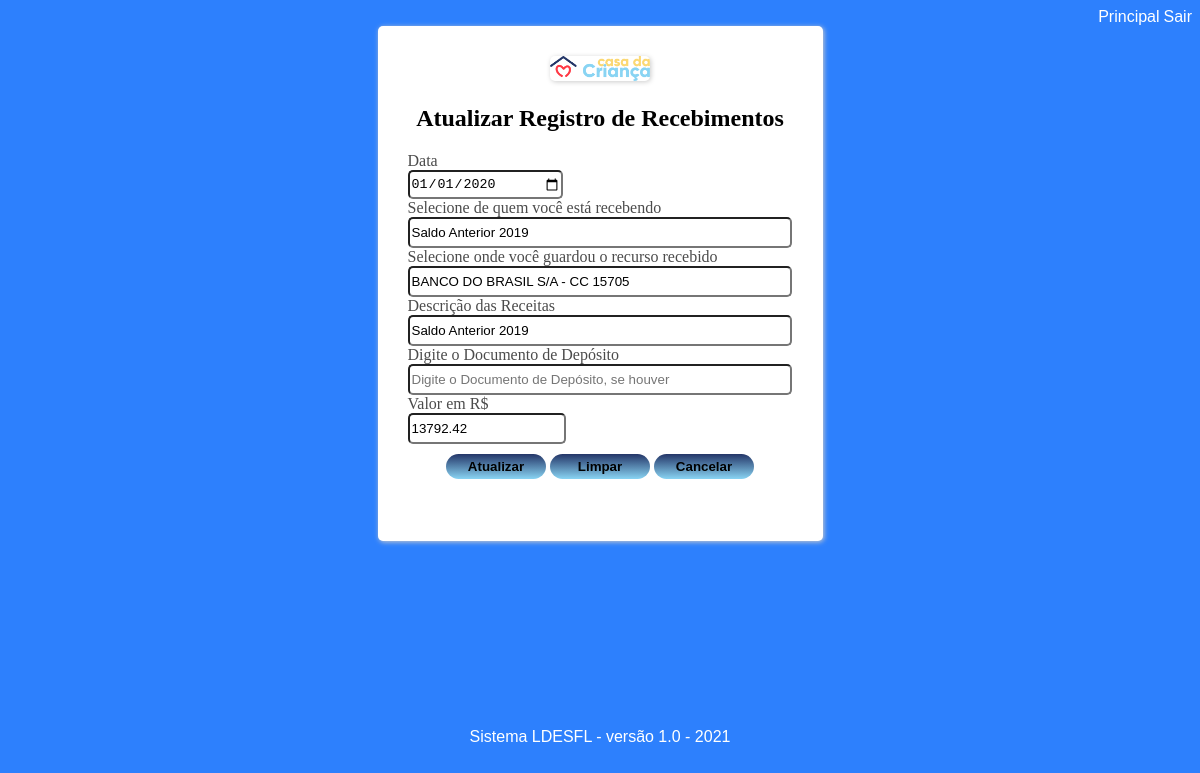
Page /atualizar2/1 (signed in) on the committed database.
### models.py (models this page shows)
class Dados2(UserMixin, db.Model):  # tabela recebimentos
    id = db.Column(db.Integer, primary_key=True, autoincrement=True)
    data = db.Column(db.String)
    conta_devedora = db.Column(db.String)
    conta_credora = db.Column(db.String)
    historico = db.Column(db.String)
    doc_deposito = db.Column(db.String)
    valor = db.Column(db.String)

### main.py (the view, shortened to what this page needs)
@main.route("/atualizar2/<int:id>", methods=['GET', 'POST'])
@login_required
def atualizar2(id):
    dados2 = Dados2.query.filter_by(id=id).first()
    return render_template('atualizar2.html', dados2=dados2)

### __init__.py (called while the page is built)
def create_app():
    app = Flask(__name__)
    app.config['SECRET_KEY'] = '9OLWxND4o83j4K4iuopO'
    app.config['SQLALCHEMY_DATABASE_URI'] = 'sqlite:///diario.db'
    db.init_app(app)
    login_manager = LoginManager()
    login_manager.login_view = 'auth.login'
    login_manager.init_app(app)
    from .models import User
    @login_manager.user_loader
    def load_user(user_id):
        return User.query.get(int(user_id))
    from .auth import auth as auth_blueprint
    app.register_blueprint(auth_blueprint)
    from .main import main as main_blueprint
    app.register_blueprint(main_blueprint)
    return app

### templates/atualizar2.html (shortened to what this page needs)
{% extends "base2.html" %}
{% block content %}
<!DOCTYPE html>
<html lang="pt-br">
<head>
    <link rel="stylesheet" href="../static/css/style.css">
    <link rel="stylesheet" href="https://use.fontawesome.com/releases/v5.8.2/css/all.css"
>
</head>
<body>
  <form class="form" method="POST" action="" style="width: 445px;">
      <div class="tlaregistro" style="height: 455px;">
          <div style="text-align: center;">
            <a href="https://www.casadacriancaitaporanga.com.br/" target="_blank">
              <img class="imglogos" src="../static/img/logo.png" alt=""></a>
            <h2 style="color: black;">Atualizar Registro de Recebimentos</h2>
          </div>
          <div class="tlaregistro-grupo" style="text-align: left;">
              <label autofocus>Data</label>
              <input type="date" name="data" value="{{dados2.data}}" style="width: 150px;" required="">
          </div>
          <div class="tlaregistro-grupo" style="text-align: left;">
            <label>Selecione de quem você está recebendo</label>
            <input type="text" list="pagador" name="conta_credora" value="{{dados2.conta_credora}}" minlength="5"
                   maxlength="30" placeholder="clique para selecionar"
                   style="width: 376px;" required="">
          </div>
          <div class="tlaregistro-grupo" style="text-align: left;">
            <label>Selecione onde você guardou o recurso recebido</label>
            <input type="text" list="recebedor" name="conta_devedora" value="{{dados2.conta_devedora}}" minlength="5"
                   maxlength="30" placeholder="Categoria - clique para selecionar"
                   style="width: 376px;" required="">
          </div>
          <div class="tlaregistro-grupo" style="text-align: left;">
            <label>Descrição das Receitas</label>
            <input list="historico" name="historico" value="{{dados2.historico}}" minlength="5"
                   maxlength="30" style="width: 376px;"
                   placeholder="Faça uma Descrição das Receitas" required="">
          </div>
          <div class="tlaregistro-grupo" style="text-align: left;">
            <label>Digite o Documento de Depósito</label>
            <input type="text" name="doc_deposito" value="{{dados2.doc_deposito}}" minlength="5"
                   maxlength="30" placeholder="Digite o Documento de Depósito, se houver"
                   style="width: 376px;">
          </div>
          <div class="tlaregistro-grupo" style="text-align: left;">
            <label>Valor em R$</label>
            <input type="value" name="valor" value="{{dados2.valor}}" style="width: 150px;"
                   placeholder="Digite o valor" required="">
          </div>
          <div class="card-group btn" style="padding: 10px;">
              {% if current_user.is_authenticated %}
              <button type="submit" style=" width: 100px"><b>Atualizar</b></button>
              <button type="reset" style=" width: 100px"><b>Limpar</b></button>
              <button type="button" value='Voltar' onclick='history.go(-1)' style=" width: 100px; color: black;">
                <b>Cancelar</b></button>
              {% endif %}
          </div>
      </div>
    </form>
</body>
</html>
{% endblock %}

### static/css/style.css (style rules this page uses)
body { background-color: #267cfdf6; color: rgb(0, 0, 0); height: 100%; }
a { text-decoration: none; }
.form { width: 400px; margin: auto; }
.card-group { margin-bottom: 10px; }
.card-group > button { background-image: linear-gradient(#243668, #89D4F3); width: 100%; border-radius: 15px; padding: 5px; color: black; border: 0px; outline: 0px; }
.imglogos { border-radius: 5px; height: auto; width: auto; max-width: 100px; max-height: 100px; box-shadow: 1px 1px 5px #ccc; }
.tlaregistro { box-shadow: 1px 1px 5px #ccc; background-color: white; padding: 30px; border-radius: 5px; }
.tlaregistro-grupo > label { width: 100%; color: rgb(75, 75, 75); display: block; }
.tlaregistro-grupo > input { border-radius: 5px; outline: 0; width: 100%; height: 25px; padding: 5p; }

### rows in the picture
Dados2: data "01/01/2020", conta_credora "Saldo Anterior 2019", conta_devedora "BANCO DO BRASIL S/A - CC 15705", historico "Saldo Anterior 2019", valor "13792.42"
